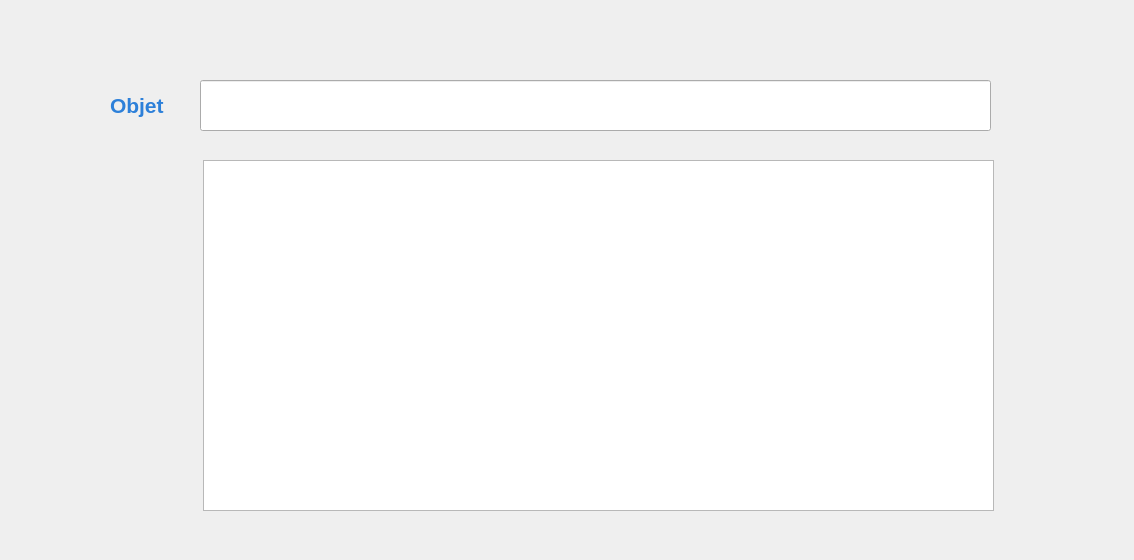
      <widget class="QWidget" name="page_13">
       <property name="styleSheet">
        <string notr="true">#page_13{
background-color: transparent;
border-image: url(:background.jpg);
background: none;
border: none;
background-repeat: none;
}
</string>
       </property>
       <widget class="QLineEdit" name="lineEdit">
        <property name="geometry">
         <rect>
          <x>200</x>
          <y>80</y>
          <width>791</width>
          <height>51</height>
         </rect>
        </property>
       </widget>
       <widget class="QPlainTextEdit" name="plainTextEdit">
        <property name="geometry">
         <rect>
          <x>203</x>
          <y>160</y>
          <width>791</width>
          <height>351</height>
         </rect>
        </property>
       </widget>
       <widget class="QPushButton" name="pushButton_send">
        <property name="geometry">
         <rect>
          <x>1050</x>
          <y>510</y>
          <width>75</width>
          <height>41</height>
         </rect>
        </property>
        <property name="styleSheet">
         <string notr="true">#pushButton_send{
background-color: transparent;
border-image: url(:mailing.png);
background: none;
border: none;
background-repeat: none;
}
</string>
        </property>
        <property name="text">
         <string/>
        </property>
       </widget>
       <widget class="QPushButton" name="pushButton_cancelm">
        <property name="geometry">
         <rect>
          <x>50</x>
          <y>510</y>
          <width>91</width>
          <height>41</height>
         </rect>
        </property>
        <property name="styleSheet">
         <string notr="true">#pushButton_cancelm {
background-color: transparent;
border-image: url(:Annuler.png);
background: none;
border: none;
background-repeat: none;
}</string>
        </property>
        <property name="text">
         <string/>
        </property>
       </widget>
       <widget class="QLabel" name="label">
        <property name="geometry">
         <rect>
          <x>110</x>
          <y>90</y>
          <width>141</width>
          <height>31</height>
         </rect>
        </property>
        <property name="styleSheet">
         <string notr="true">&lt;html&gt;&lt;head/&gt;&lt;body&gt;&lt;p&gt;&lt;span style=&quot; font-size:16pt; font-weight:600; color:#2d80d9;&quot;&gt;Identifiant&lt;/span&gt;&lt;/p&gt;&lt;/body&gt;&lt;/html&gt;</string>
        </property>
        <property name="text">
         <string>&lt;html&gt;&lt;head/&gt;&lt;body&gt;&lt;p&gt;&lt;span style=&quot; font-size:16pt; font-weight:600; color:#2d80d9;&quot;&gt;Objet&lt;/span&gt;&lt;/p&gt;&lt;/body&gt;&lt;/html&gt;</string>
        </property>
       </widget>
      </widget>
